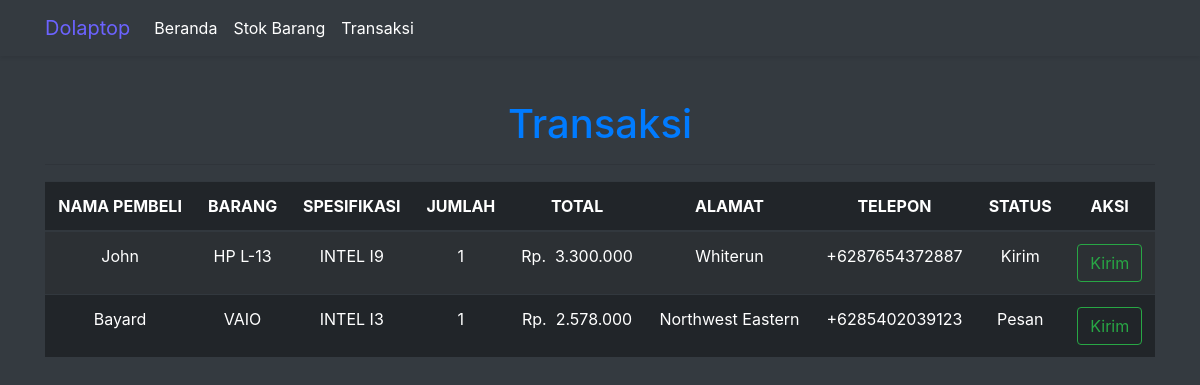
/view/transaksi/index.php (signed in), run on the app's committed database.
### tables this page shows
CREATE TABLE `transaksi` (
  `id_transaksi` int(11) NOT NULL,
  `kode_barang` varchar(255) NOT NULL,
  `username` varchar(255) NOT NULL,
  `status` enum('pesan','kirim','sukses','') NOT NULL,
  `jumlah` int(11) NOT NULL
);

CREATE TABLE `customer` (
  `nama_customer` varchar(255) NOT NULL,
  `username` varchar(255) NOT NULL,
  `password` varchar(30) NOT NULL,
  `address` text NOT NULL,
  `phone` bigint(13) NOT NULL
);

CREATE TABLE `barang` (
  `kode_barang` varchar(255) NOT NULL,
  `nama_barang` varchar(255) NOT NULL,
  `spesifikasi` varchar(255) NOT NULL,
  `jumlah` int(11) NOT NULL,
  `harga` int(11) NOT NULL
);

### view/transaksi/index.php (the view, shortened to what this page needs)
<?php include '../../controller/config.php'; ?>
<!DOCTYPE html>
<html>
<head>
	<link rel="stylesheet" type="text/css" href="../../assets/css/bootstrap.min.css">
	<link rel="stylesheet" type="text/css" href="../../assets/css/style.css">
</head>
<body class="bg-dark">
    <nav class="navbar navbar-expand-lg bg-dark navbar-light shadow-sm fixed-top">
	    <div class="container">
	      <a class="navbar-brand" href="../index.php">Dolaptop</a>
	      <div class="collapse navbar-collapse" id="navbar">
	        <ul class="navbar-nav mr-auto">
	          <li class="nav-item">
	            <a class="nav-link text-white" href="../../admin/index.php">Beranda</a>
	          </li>
	          <li class="nav-item">
	          	<a class="nav-link text-white" href="../stok/index.php">Stok Barang</a>
	          </li>
	          <li class="nav-item">
	          	<a class="nav-link text-white" href="index.php">Transaksi</a>
	          </li>
	        </ul>
	      </div>
	    </div>
    </nav>
	<div class="container" style="margin-top: 100px;">
		<h1 class="text-center text-primary">Transaksi</h1>
		<hr>
		<table class="table table-dark table-striped table-hover text-center">
			<thead>
				<tr>
					<th class="text-uppercase">nama pembeli</th>
					<th class="text-uppercase">barang</th>
					<th class="text-uppercase">spesifikasi</th>
					<th class="text-uppercase">jumlah</th>
					<th class="text-uppercase">total</th>
					<th class="text-uppercase">alamat</th>
					<th class="text-uppercase">telepon</th>
					<th class="text-uppercase">status</th>
					<th class="text-uppercase">aksi</th>
				</tr>
			</thead>
			<tbody>
				<?php
				$query = mysqli_query($conn, "SELECT id_transaksi, nama_customer, nama_barang, spesifikasi, transaksi.jumlah, harga, address, phone, status FROM transaksi
					INNER JOIN barang ON transaksi.kode_barang = barang.kode_barang INNER JOIN customer ON transaksi.username = customer.username");
				foreach ($query as $value) { ?>
				<tr>
					<td class="text-capitalize"><?= $value['nama_customer']; ?></td>
					<td class="text-uppercase"><?= $value['nama_barang']; ?></td>
					<td class="text-uppercase"><?= $value['spesifikasi']; ?></td>
					<td><?= $value['jumlah']; ?></td>
					<td class="text-capitalize"><?= "rp.&nbsp " . number_format($value['harga'] * $value['jumlah'], 0, ",", "."); ?></td>
					<td class="text-capitalize"><?= $value['address']; ?></td>
					<td><?= "+" . $value['phone']; ?></td>
					<td class="text-capitalize"><?= $value['status']; ?></td>
					<td>
						<a href="../../controller/order/status.php?id_transaksi=<?= $value['id_transaksi']; ?>" class="btn btn-outline-success text-capitalize">kirim</a>
					</td>
				</tr>
				<?php } ?>
			</tbody>
		</table>
</body>
</html>

### assets/css/style.css (style rules this page uses)
.navbar-brand { color: #6c63ff !important; }
.shadow-sm { box-shadow: 0 0.125rem 0.25rem rgba(0, 0, 0, 0.075) !important; }

### data on the page
transaksi: customer.nama_customer "John", kode_barang.nama_barang "HP L-13", kode_barang.spesifikasi "INTEL I9", jumlah "1", $value['harga'] * $value['jumlah'] "3.300.000", customer.address "Whiterun", customer.phone "6287654372887", status "Kirim"
transaksi: customer.nama_customer "Bayard", kode_barang.nama_barang "VAIO", kode_barang.spesifikasi "INTEL I3", jumlah "1", $value['harga'] * $value['jumlah'] "2.578.000", customer.address "Northwest Eastern", customer.phone "6285402039123", status "Pesan"
